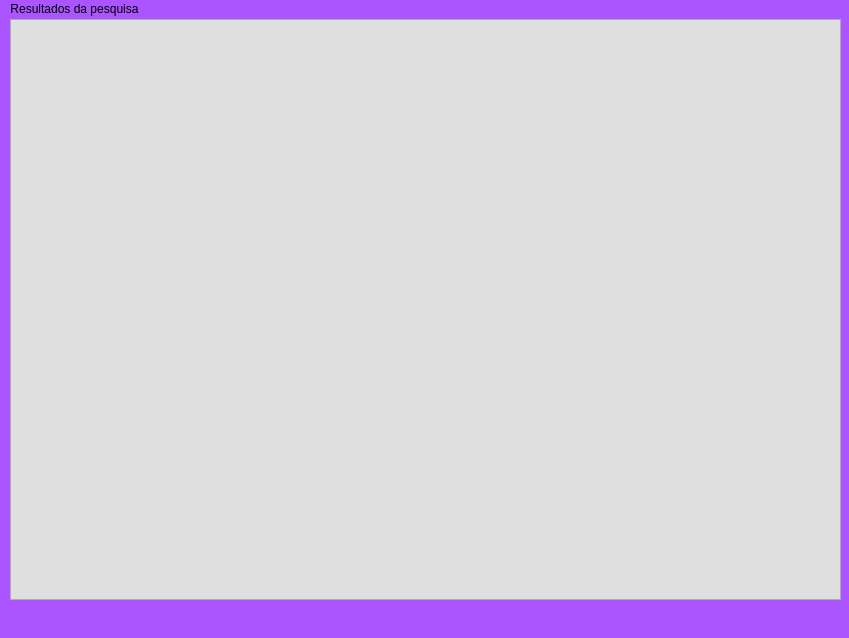
<?xml version="1.0" encoding="UTF-8"?>
<ui version="4.0">
 <class>MainWindow</class>
 <widget class="QMainWindow" name="MainWindow">
  <property name="geometry">
   <rect>
    <x>0</x>
    <y>0</y>
    <width>849</width>
    <height>638</height>
   </rect>
  </property>
  <property name="windowTitle">
   <string>MainWindow</string>
  </property>
  <property name="styleSheet">
   <string notr="true">background-color: rgb(170, 85, 255);</string>
  </property>
  <widget class="QWidget" name="centralwidget">
   <widget class="QTableWidget" name="tableWidget">
    <property name="geometry">
     <rect>
      <x>10</x>
      <y>0</y>
      <width>831</width>
      <height>581</height>
     </rect>
    </property>
    <property name="styleSheet">
     <string notr="true">background-color: rgb(223, 223, 223);</string>
    </property>
   </widget>
  </widget>
  <widget class="QMenuBar" name="menubar">
   <property name="geometry">
    <rect>
     <x>0</x>
     <y>0</y>
     <width>849</width>
     <height>26</height>
    </rect>
   </property>
   <widget class="QMenu" name="menuResultados_da_pesquisa">
    <property name="title">
     <string>Resultados da pesquisa</string>
    </property>
   </widget>
   <addaction name="menuResultados_da_pesquisa"/>
  </widget>
  <widget class="QStatusBar" name="statusbar"/>
 </widget>
 <resources/>
 <connections/>
</ui>
